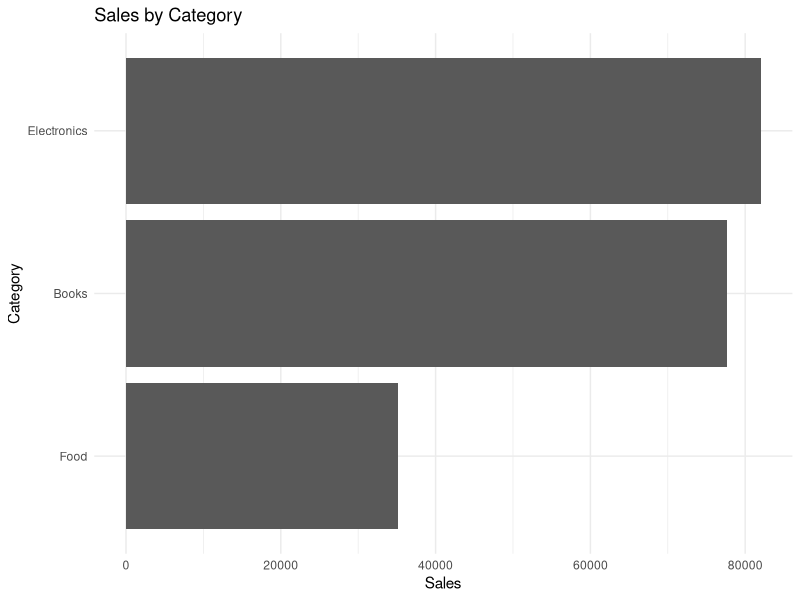
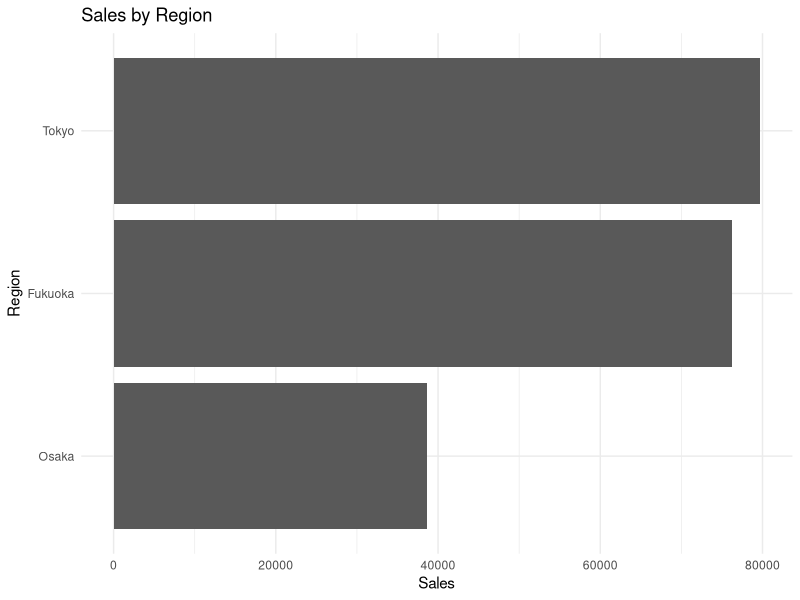
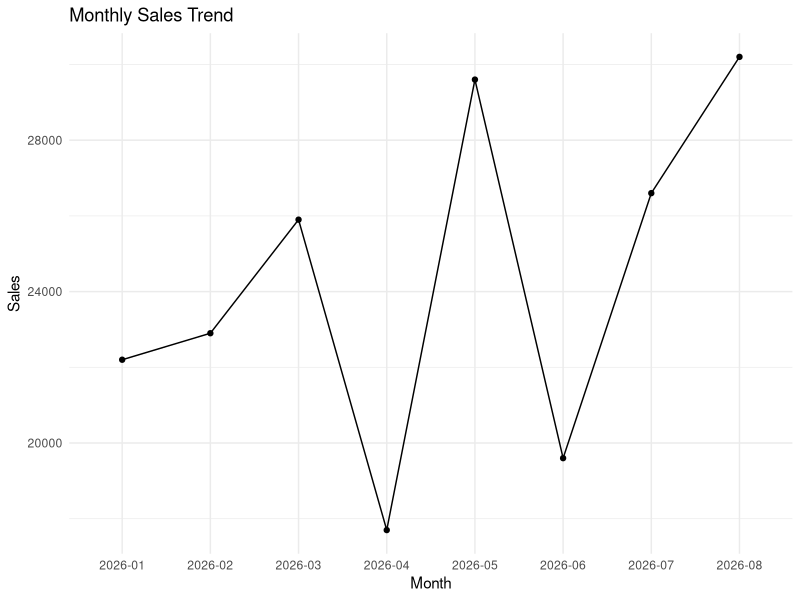
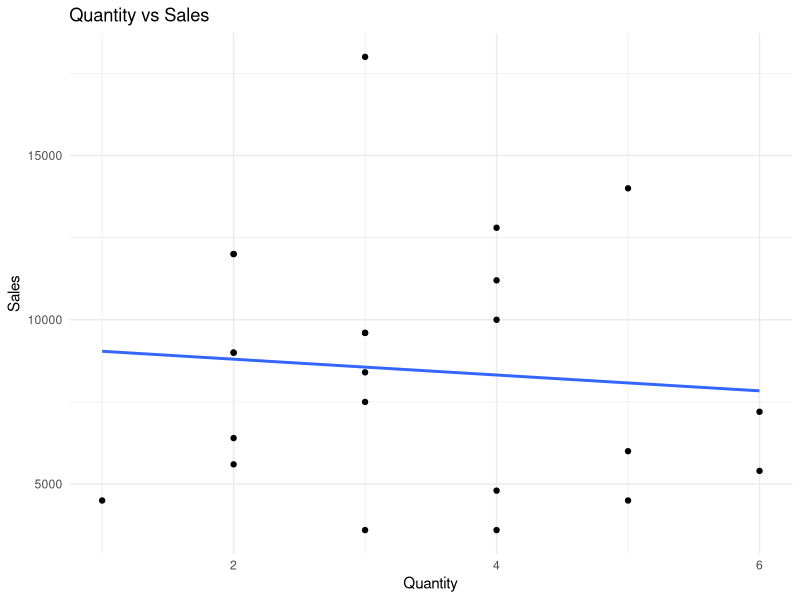

Write the R code that produced these figures, in order.
############################################################
# 24_end_to_end_analysis.R
# R Basic Manual
#
# Purpose:
# Apply the skills learned throughout the manual to a complete
# retail sales analysis workflow.
############################################################

library(dplyr)
library(tidyr)
library(ggplot2)

# ----------------------------------------------------------
# 1. Import raw data
# ----------------------------------------------------------
sales_raw <- read.csv("data/sample_sales_24.csv",
                      stringsAsFactors = FALSE,
                      na.strings = c("", "NA"))
cat("\n--- Raw data ---\n")
print(head(sales_raw))
str(sales_raw)

# ----------------------------------------------------------
# 2. Inspect and validate
# ----------------------------------------------------------
cat("\nRows:", nrow(sales_raw), " Columns:", ncol(sales_raw), "\n")
print(colSums(is.na(sales_raw)))
cat("Duplicate rows:", sum(duplicated(sales_raw)), "\n")
print(unique(sales_raw$region))
print(table(sales_raw$category, useNA = "ifany"))

# ----------------------------------------------------------
# 3. Clean data
# ----------------------------------------------------------
sales_clean <- sales_raw |>
  mutate(
    region = trimws(tolower(region)),
    region = ifelse(region == "tokyo", "Tokyo",
             ifelse(region == "osaka", "Osaka",
             ifelse(region == "fukuoka", "Fukuoka", region))),
    category = trimws(category),
    product = trimws(product),
    quantity = as.numeric(quantity),
    unit_price = as.numeric(unit_price),
    sales = as.numeric(sales),
    date = as.Date(date)
  )

# Recalculate missing sales when quantity and unit price are available.
sales_clean <- sales_clean |>
  mutate(
    sales = ifelse(
      is.na(sales) & !is.na(quantity) & !is.na(unit_price),
      quantity * unit_price,
      sales
    )
  )

# Remove rows that still cannot be analyzed.
sales_clean <- sales_clean |>
  filter(!is.na(date), !is.na(quantity), !is.na(unit_price), !is.na(sales),
         quantity > 0, unit_price >= 0, sales >= 0)

cat("\n--- Validation after cleaning ---\n")
print(colSums(is.na(sales_clean)))
print(unique(sales_clean$region))

# ----------------------------------------------------------
# 4. Transform data
# ----------------------------------------------------------
sales_clean <- sales_clean |>
  mutate(
    year = format(date, "%Y"),
    month = format(date, "%Y-%m"),
    weekday = format(date, "%A")
  )

# ----------------------------------------------------------
# 5. Explore and calculate KPIs
# ----------------------------------------------------------
cat("\n--- Sales summary ---\n")
print(summary(sales_clean$sales))

kpi <- sales_clean |>
  summarise(
    transactions = n(),
    total_quantity = sum(quantity),
    total_sales = sum(sales),
    average_sales = mean(sales),
    median_sales = median(sales)
  )
print(kpi)

# ----------------------------------------------------------
# 6. Analyze category and region
# ----------------------------------------------------------
category_summary <- sales_clean |>
  group_by(category) |>
  summarise(total_sales = sum(sales),
            average_sales = mean(sales),
            transactions = n(),
            .groups = "drop") |>
  arrange(desc(total_sales))
print(category_summary)

region_summary <- sales_clean |>
  group_by(region) |>
  summarise(total_sales = sum(sales),
            transactions = n(),
            .groups = "drop") |>
  arrange(desc(total_sales))
print(region_summary)

region_category <- sales_clean |>
  group_by(region, category) |>
  summarise(total_sales = sum(sales), .groups = "drop")
print(region_category)

region_category_wide <- region_category |>
  pivot_wider(names_from = category,
              values_from = total_sales,
              values_fill = 0)
print(region_category_wide)

# ----------------------------------------------------------
# 7. Analyze time trends
# ----------------------------------------------------------
monthly_summary <- sales_clean |>
  group_by(month) |>
  summarise(total_sales = sum(sales),
            transactions = n(),
            .groups = "drop")
print(monthly_summary)

weekday_summary <- sales_clean |>
  group_by(weekday) |>
  summarise(total_sales = sum(sales), .groups = "drop") |>
  arrange(desc(total_sales))
print(weekday_summary)

# ----------------------------------------------------------
# 8. Analyze products
# ----------------------------------------------------------
product_summary <- sales_clean |>
  group_by(product) |>
  summarise(
    total_sales = sum(sales),
    quantity_sold = sum(quantity),
    transactions = n(),
    average_sales = mean(sales),
    .groups = "drop"
  ) |>
  arrange(desc(total_sales))
print(product_summary)

# ----------------------------------------------------------
# 9. Basic statistics
# ----------------------------------------------------------
cat("\nMean sales:", mean(sales_clean$sales), "\n")
cat("Median sales:", median(sales_clean$sales), "\n")
cat("SD sales:", sd(sales_clean$sales), "\n")
cat("Correlation quantity-sales:",
    cor(sales_clean$quantity, sales_clean$sales), "\n")

# ----------------------------------------------------------
# 10. Visualize
# ----------------------------------------------------------
p_category <- ggplot(category_summary,
                     aes(x = reorder(category, total_sales),
                         y = total_sales)) +
  geom_col() +
  coord_flip() +
  labs(title = "Sales by Category", x = "Category", y = "Sales") +
  theme_minimal()
print(p_category)

p_region <- ggplot(region_summary,
                   aes(x = reorder(region, total_sales),
                       y = total_sales)) +
  geom_col() +
  coord_flip() +
  labs(title = "Sales by Region", x = "Region", y = "Sales") +
  theme_minimal()
print(p_region)

p_month <- ggplot(monthly_summary,
                  aes(x = month, y = total_sales, group = 1)) +
  geom_line() +
  geom_point() +
  labs(title = "Monthly Sales Trend", x = "Month", y = "Sales") +
  theme_minimal()
print(p_month)

p_quantity <- ggplot(sales_clean,
                     aes(x = quantity, y = sales)) +
  geom_point() +
  geom_smooth(method = "lm", se = FALSE) +
  labs(title = "Quantity vs Sales", x = "Quantity", y = "Sales") +
  theme_minimal()
print(p_quantity)

# ----------------------------------------------------------
# 11. Built-in dataset exercise
# ----------------------------------------------------------
data(airquality)
cat("\n--- Built-in dataset: airquality ---\n")
print(head(airquality))
print(colSums(is.na(airquality)))

airquality_summary <- airquality |>
  summarise(
    rows = n(),
    mean_temp = mean(Temp, na.rm = TRUE),
    mean_wind = mean(Wind, na.rm = TRUE),
    missing_ozone = sum(is.na(Ozone))
  )
print(airquality_summary)

# ----------------------------------------------------------
# End of script
# ----------------------------------------------------------
print("24_end_to_end_analysis.R finished successfully")
